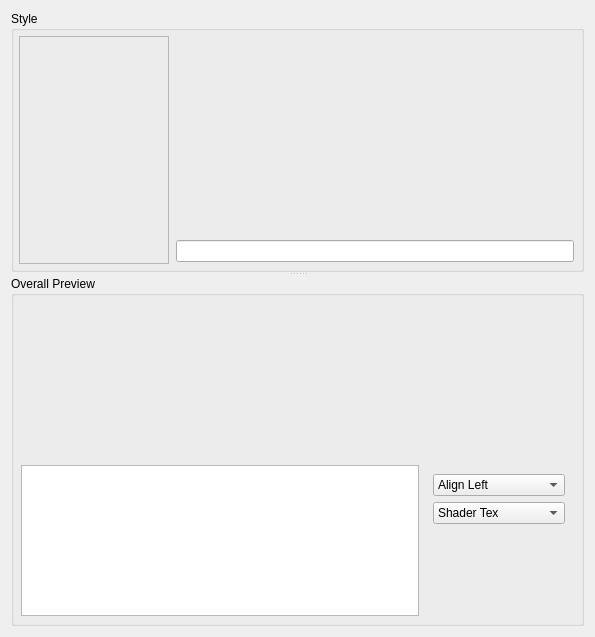
<?xml version="1.0" encoding="UTF-8"?>
<ui version="4.0">
 <class>Form</class>
 <widget class="QWidget" name="Form">
  <property name="geometry">
   <rect>
    <x>0</x>
    <y>0</y>
    <width>595</width>
    <height>637</height>
   </rect>
  </property>
  <property name="sizePolicy">
   <sizepolicy hsizetype="Preferred" vsizetype="Preferred">
    <horstretch>0</horstretch>
    <verstretch>0</verstretch>
   </sizepolicy>
  </property>
  <property name="minimumSize">
   <size>
    <width>400</width>
    <height>450</height>
   </size>
  </property>
  <property name="windowTitle">
   <string>Form</string>
  </property>
  <layout class="QVBoxLayout" name="verticalLayout_3">
   <item>
    <widget class="QSplitter" name="splitter">
     <property name="orientation">
      <enum>Qt::Vertical</enum>
     </property>
     <widget class="QGroupBox" name="groupBox">
      <property name="sizePolicy">
       <sizepolicy hsizetype="Preferred" vsizetype="Minimum">
        <horstretch>0</horstretch>
        <verstretch>0</verstretch>
       </sizepolicy>
      </property>
      <property name="minimumSize">
       <size>
        <width>0</width>
        <height>0</height>
       </size>
      </property>
      <property name="title">
       <string>Style</string>
      </property>
      <layout class="QHBoxLayout" name="horizontalLayout">
       <property name="spacing">
        <number>5</number>
       </property>
       <property name="margin">
        <number>5</number>
       </property>
       <item>
        <widget class="QFrame" name="containerTree">
         <property name="minimumSize">
          <size>
           <width>150</width>
           <height>200</height>
          </size>
         </property>
         <property name="maximumSize">
          <size>
           <width>150</width>
           <height>16777215</height>
          </size>
         </property>
         <property name="frameShape">
          <enum>QFrame::StyledPanel</enum>
         </property>
         <property name="frameShadow">
          <enum>QFrame::Raised</enum>
         </property>
        </widget>
       </item>
       <item>
        <widget class="QWidget" name="rightPanel" native="true">
         <layout class="QVBoxLayout" name="verticalLayout_2">
          <property name="spacing">
           <number>5</number>
          </property>
          <property name="margin">
           <number>2</number>
          </property>
          <item>
           <widget class="QWidget" name="containerProp" native="true">
            <property name="minimumSize">
             <size>
              <width>180</width>
              <height>100</height>
             </size>
            </property>
            <property name="maximumSize">
             <size>
              <width>250</width>
              <height>16777215</height>
             </size>
            </property>
           </widget>
          </item>
          <item>
           <widget class="QWidget" name="previewStyle" native="true">
            <property name="sizePolicy">
             <sizepolicy hsizetype="Preferred" vsizetype="Expanding">
              <horstretch>0</horstretch>
              <verstretch>0</verstretch>
             </sizepolicy>
            </property>
            <property name="minimumSize">
             <size>
              <width>0</width>
              <height>80</height>
             </size>
            </property>
            <zorder>plainTextEdit</zorder>
            <zorder>groupBox_2</zorder>
           </widget>
          </item>
          <item>
           <widget class="QLineEdit" name="textStylePreview"/>
          </item>
         </layout>
        </widget>
       </item>
      </layout>
     </widget>
     <widget class="QGroupBox" name="groupBox_2">
      <property name="sizePolicy">
       <sizepolicy hsizetype="Preferred" vsizetype="Expanding">
        <horstretch>0</horstretch>
        <verstretch>0</verstretch>
       </sizepolicy>
      </property>
      <property name="minimumSize">
       <size>
        <width>0</width>
        <height>0</height>
       </size>
      </property>
      <property name="title">
       <string>Overall Preview</string>
      </property>
      <layout class="QVBoxLayout" name="verticalLayout_4">
       <property name="margin">
        <number>5</number>
       </property>
       <item>
        <widget class="QWidget" name="previewSheet" native="true">
         <property name="sizePolicy">
          <sizepolicy hsizetype="Preferred" vsizetype="Expanding">
           <horstretch>0</horstretch>
           <verstretch>1</verstretch>
          </sizepolicy>
         </property>
         <property name="minimumSize">
          <size>
           <width>0</width>
           <height>100</height>
          </size>
         </property>
        </widget>
       </item>
       <item>
        <widget class="QWidget" name="previewSettings" native="true">
         <property name="sizePolicy">
          <sizepolicy hsizetype="Preferred" vsizetype="Expanding">
           <horstretch>0</horstretch>
           <verstretch>1</verstretch>
          </sizepolicy>
         </property>
         <layout class="QHBoxLayout" name="horizontalLayout_2">
          <property name="spacing">
           <number>5</number>
          </property>
          <property name="margin">
           <number>2</number>
          </property>
          <item>
           <widget class="QPlainTextEdit" name="textSheetPreview">
            <property name="sizePolicy">
             <sizepolicy hsizetype="Expanding" vsizetype="Expanding">
              <horstretch>0</horstretch>
              <verstretch>1</verstretch>
             </sizepolicy>
            </property>
            <property name="minimumSize">
             <size>
              <width>0</width>
              <height>80</height>
             </size>
            </property>
            <property name="maximumSize">
             <size>
              <width>16777215</width>
              <height>16777215</height>
             </size>
            </property>
           </widget>
          </item>
          <item>
           <widget class="QWidget" name="verticalWidget" native="true">
            <property name="minimumSize">
             <size>
              <width>150</width>
              <height>0</height>
             </size>
            </property>
            <layout class="QVBoxLayout" name="verticalLayout">
             <item>
              <widget class="QComboBox" name="comboAlign">
               <item>
                <property name="text">
                 <string>Align Left</string>
                </property>
               </item>
               <item>
                <property name="text">
                 <string>Align Right</string>
                </property>
               </item>
               <item>
                <property name="text">
                 <string>Align Center</string>
                </property>
               </item>
              </widget>
             </item>
             <item>
              <widget class="QComboBox" name="comboShader">
               <item>
                <property name="text">
                 <string>Shader Tex</string>
                </property>
               </item>
               <item>
                <property name="text">
                 <string>Shader Font</string>
                </property>
               </item>
              </widget>
             </item>
             <item>
              <spacer name="verticalSpacer">
               <property name="orientation">
                <enum>Qt::Vertical</enum>
               </property>
               <property name="sizeHint" stdset="0">
                <size>
                 <width>20</width>
                 <height>40</height>
                </size>
               </property>
              </spacer>
             </item>
            </layout>
           </widget>
          </item>
         </layout>
        </widget>
       </item>
      </layout>
      <zorder>groupBox</zorder>
      <zorder>previewSheet</zorder>
      <zorder>previewSettings</zorder>
     </widget>
    </widget>
   </item>
  </layout>
  <zorder>groupBox</zorder>
  <zorder>groupBox_2</zorder>
  <zorder>containerTree</zorder>
  <zorder>splitter</zorder>
 </widget>
 <resources/>
 <connections/>
</ui>
